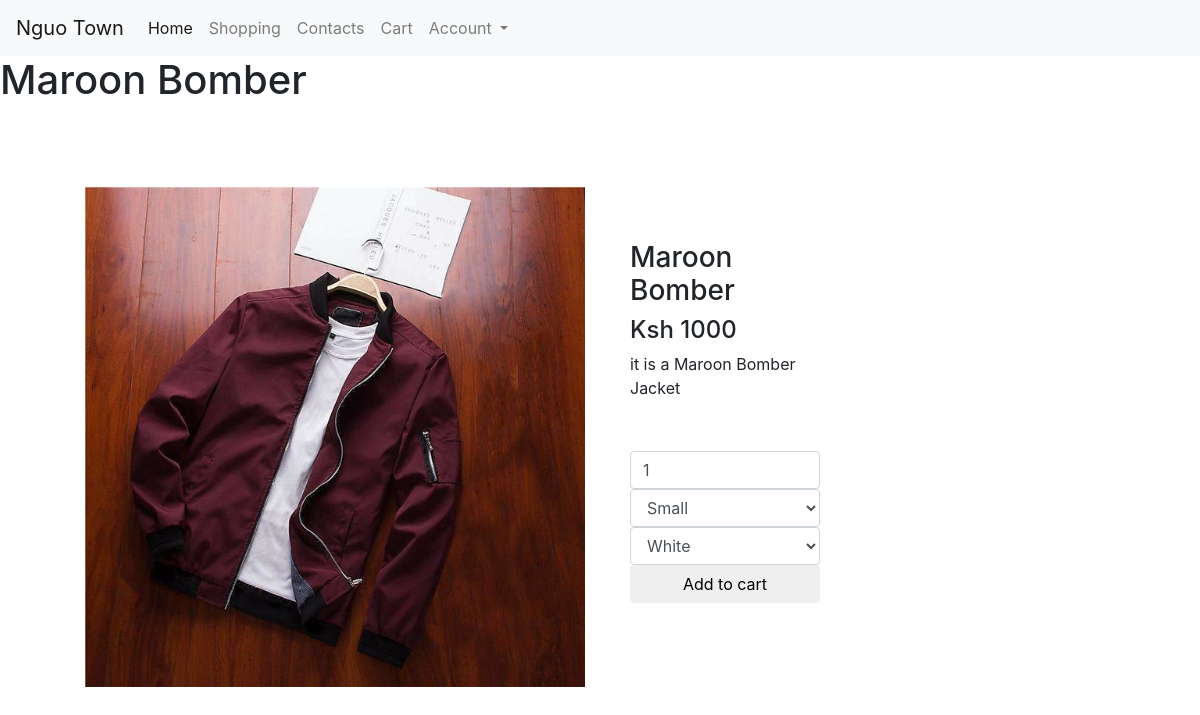
The app's page /shopping/Maroon-Bomber/ with its own data.
### nguo/models.py (models this page shows, shortened)
class Clothes(models.Model):
    LOCATIONS = (
        ('Nairobi', 'Nairobi'),
        ('Thika', 'Thika'),
        ('Mombasa','Mombasa'),
    )
    CLOTHTYPES=(
        ('Jacket','Jacket'),
        ('Shirt','Shirt')
    )
    title =models.CharField (max_length=200)
    price = models.CharField (max_length=200 ,null=True)
    cloth_type = models.CharField (max_length=200 ,null=True ,choices=CLOTHTYPES)
    location =models.CharField (max_length=200 ,null=True ,choices=LOCATIONS)
    description = models.CharField (max_length=300 ,blank=True,null=True)
    slug = models.SlugField(unique=True)
    date_created = models.DateTimeField(auto_now_add = True)
    tags = models.ManyToManyField(Tag)
    image = models.ImageField(null =True ,blank =True,upload_to ='images/')
    class Meta:
        unique_together = ('title','slug')

### official/views.py (the view)
# urls.py: path('shopping/<slug:slug>/',detail_view, name ='detail'),
def detail_view(request,slug):
    try:
        product = Clothes.objects.get(slug=slug)
        context={
            'product':product,
        }
        return render(request,'official/detail.html',context)
    except:
        pass

### nguo/models.py (called while the page is built)
    def all(self):
        return super(VariationManager,self).filter(active =True)

    def sizes(self):
        return self.all().filter(category = 'size')

    def colors(self):
        return self.all().filter(category = 'color')

### official/templates/official/detail.html (shortened to what this page needs)
{%extends 'base.html'%}
{% load static %}
{%block content%}
<h1>{{product.title}}</h1>
<main>
    <section class="appearance">
        <div class="introduction">
            <div class="intro-text">
                <img src="{{product.image.url}}" alt="#">
            </div>
        </div>
        <div class="lotty">
            <div class="col-sm-8">
                <div class="col-sm-8 pull-left">
                    <h3>{{product.title}} </h3>
                    <h4>Ksh {{product.price}} </h4>
                    <p>{{product.description}} </p>
                </div>
                <div class="col-sm-8 pull-left">
                    <div class="cta">
                        <form class="form pull-right" method="POST" action="{% url 'cart add' product.slug %}"> {%csrf_token%}
                            <input class="form-control" name="qty" type="number" value="1"/>
                            {%if product.variation_set.all %}
                            {%if product.variation_set.sizes %}
                            <select  class="form-control" name="size" >
                            {%for item in  product.variation_set.sizes %}
                                <option value="{{item.title|lower }}">{{item.title|capfirst}}</option>
                            {% endfor %}
                            </select>
                            {%endif%}
                            {%if product.variation_set.colors %}
                            <select  class="form-control" name="color" >
                            {%for item in  product.variation_set.colors %}
                                <option value="{{item.title|lower }}">{{item.title|capfirst}}</option>
                            {% endfor %}
                            </select>
                            {%endif%}
                            {%endif%}
                            <input class="btn btn-default btn-block" type="submit" value="Add to cart">
                        </form>
                    </div>
                </div>
            </div>
        </div>
    </section>
</main>
{%endblock %}

### static/stylesbase.css (style rules this page uses)
* { margin: 0; padding: 0; }

### official/templates/official/detail.html (style rules this page uses)
img { height: 500px; width: 500px; margin-left: 25px; margin-top: 10px; }
.appearance { display: flex; width: 90%; margin: auto; min-height: 80vh; align-items: center; }
form { padding-bottom: 20px; }
.introduction { flex: 1; }
.cta { padding: 35px 0px 0px 0px; }
.lotty { flex: 1; }

### records on screen
Clothes: title "Maroon Bomber", image (picture), price "1000", description "it is a Maroon Bomber Jacket"

### other values on screen
form field size "Small"
form field color "White"
